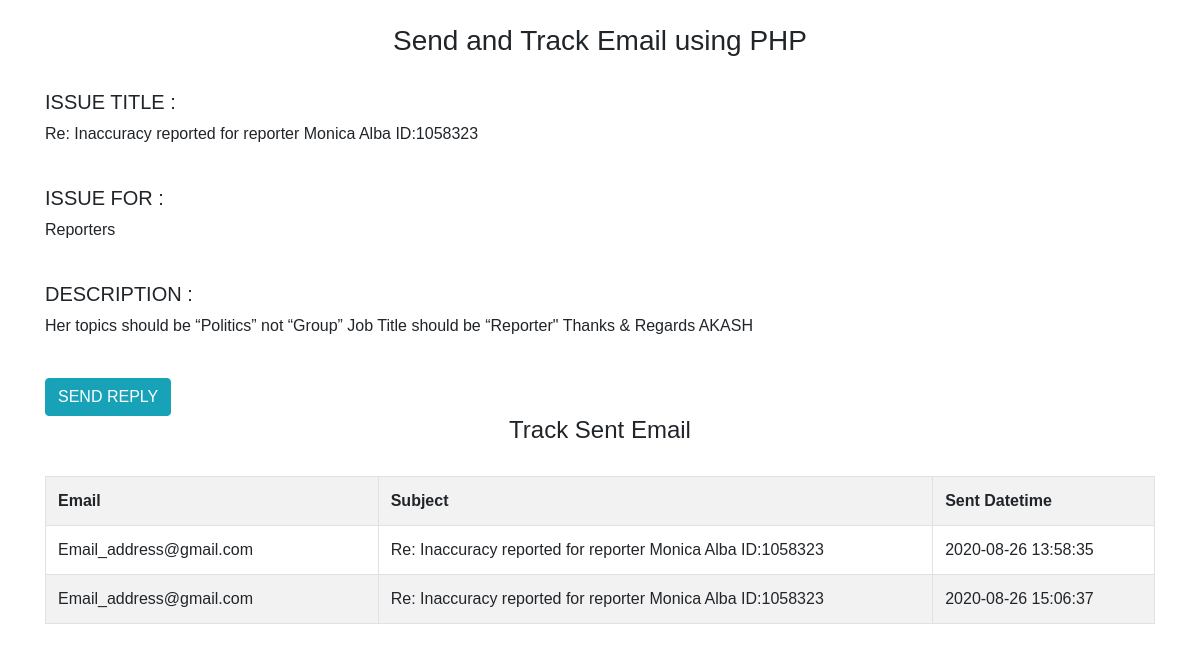
Page /issue.php?id=2 on the committed database.
### tables this page shows
CREATE TABLE `tbl_inaccuracy` (
  `issue_id` int(11) NOT NULL,
  `issue_for` varchar(255) DEFAULT NULL,
  `reporter_id` int(11) DEFAULT NULL,
  `outlet_id` int(11) DEFAULT NULL,
  `issue_title` varchar(255) DEFAULT NULL,
  `description` text DEFAULT NULL,
  `date_created` date DEFAULT NULL,
  `date_updated` timestamp NULL DEFAULT NULL,
  `updated_by` int(11) DEFAULT NULL,
  `status` varchar(255) DEFAULT NULL,
  `reported_by` varchar(255) DEFAULT NULL,
  `reported_user_email` varchar(255) DEFAULT NULL,
  `report_to` varchar(255) DEFAULT NULL
);

CREATE TABLE `tbl_inaccuracy_reply` (
  `reply_id` int(4) NOT NULL,
  `issue_id` int(4) NOT NULL,
  `issue_title` text NOT NULL,
  `description` text NOT NULL,
  `reported_user_email` varchar(255) NOT NULL,
  `date_created` timestamp NOT NULL DEFAULT current_timestamp() ON UPDATE current_timestamp()
);

### issue.php (the view, shortened to what this page needs)
<?php
$connect = new PDO("mysql:host=localhost;dbname=mediadb", "root", "");
$id = $_GET['id'];
$count=$connect->prepare("select * from tbl_inaccuracy where issue_id=:id");
$count->bindParam(":id",$id,PDO::PARAM_INT,1);
if($count->execute()){
$row = $count->fetch(PDO::FETCH_OBJ);
$issue_subject = 'Re: '.$row->issue_title;
}else{
print_r($connect->errorInfo());
}
?>
<?php
function fetch_email_track_data($connect)
{
    $id = $_GET['id'];
    $query = "SELECT * FROM tbl_inaccuracy_reply WHERE issue_id=:id";
    $statement = $connect->prepare($query);
    $statement->bindParam(":id",$id,PDO::PARAM_INT,1);
	$statement->execute();
	$result = $statement->fetchAll();
	$total_row = $statement->rowCount();
	$output = '
	<div class="table-responsive">
		<table class="table table-bordered table-striped">
			<tr>
				<th width="30%">Email</th>
				<th width="50%">Subject</th>
				<th width="20%">Sent Datetime</th>
			</tr>
	';
	if($total_row > 0)
	{
		foreach($result as $row)
		{
			$output .= '
				<tr>
					<td>'.$row["reported_user_email"].'</td>
					<td>'.$row["issue_title"].'</td>
					<td>'.$row["date_created"].'</td>
				</tr>
			';
		}
	}
	else
	{
		$output .= '
		<tr>
			<td colspan="4" align="center">No Email Send Data Found</td>
		</tr>
		';
	}
	$output .= '</table>';
	return $output;
}
?>
<!DOCTYPE html>
<html>
	<head>
        <link rel="stylesheet" href="https://stackpath.bootstrapcdn.com/bootstrap/4.5.2/css/bootstrap.min.css">
	</head>
	<body>
		<br />
		<div class="container">
			<h3 style="text-align:center">Send and Track Email using PHP</h3>
			<br />
            <div>
                <h5>ISSUE TITLE :</h5>
                <p><?php echo $issue_subject?></P>
                <br>
                <h5>ISSUE FOR :</h5>
                <p><?php echo $row->issue_for?></P>
                <br>
                <h5>DESCRIPTION :</h5>
                <p><?php echo $row->description?></P>
                <br>
            </div>
            <button class="btn btn-info" id="myBtn">SEND REPLY</button>
			<br />
			<h4 style="text-align:center">Track Sent Email</h4>
            <br />
			<?php
			echo fetch_email_track_data($connect);
			?>
		</div>
		<br />
		<br />
	</body>
</html>

### issue.php (style rules this page uses)
body { font-family: Arial, Helvetica, sans-serif; }

### rows in the picture
tbl_inaccuracy: issue_title "Re: Inaccuracy reported for reporter Monica Alba ID:1058323", issue_for "Reporters", description "Her topics should be “Politics” not “Group” Job Title should be “Reporter\" Thanks & Regards AKASH"
tbl_inaccuracy_reply: reported_user_email "Email_address@gmail.com", issue_title "Re: Inaccuracy reported for reporter Monica Alba ID:1058323", date_created "2020-08-26 13:58:35"
tbl_inaccuracy_reply: reported_user_email "Email_address@gmail.com", issue_title "Re: Inaccuracy reported for reporter Monica Alba ID:1058323", date_created "2020-08-26 15:06:37"
